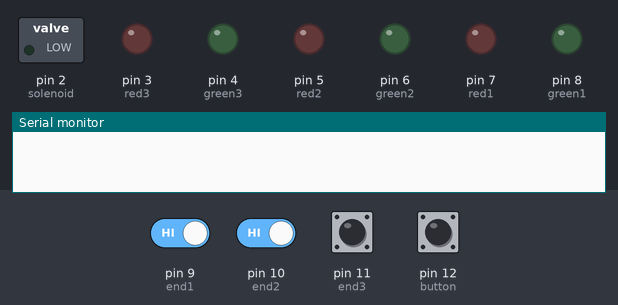
A sketch run on a simulated Arduino Uno, built with avr-gcc and run on an emulated ATmega328P. Parts: switched loads named in the sketch (green lamp = pin HIGH), output pins drawn as LEDs (lit = HIGH), the last lines printed to the serial monitor. The test bench sets the inputs (shaded band); at power-on: pin 9 (end1), pin 10 (end2), pin 11 (end3), pin 12 (button) HIGH.

Above: at 1.2 s.
1.3 s: pin 12 (button) pulled LOW for 0.15 s
At 2.1 s:
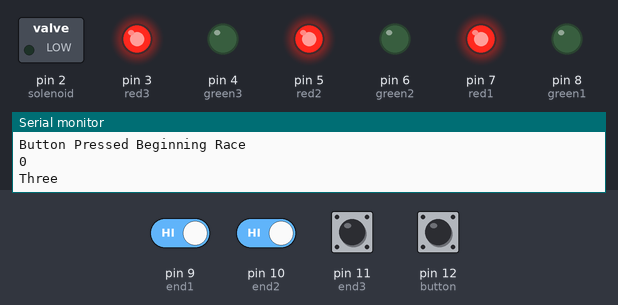
At 4.1 s:
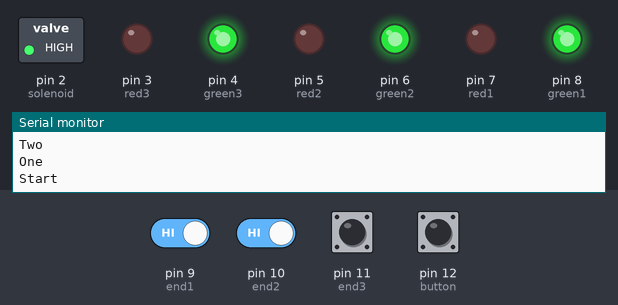
4.4 s: pin 9 (end1) driven LOW and pin 10 (end2) driven LOW
At 6.6 s:
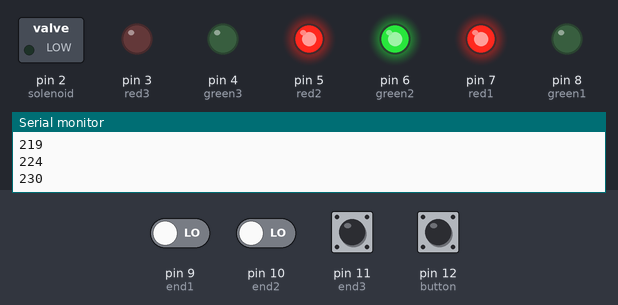
Timing chart, 0 to 8.1 s (numbered marks = the images above; inputs shaded):
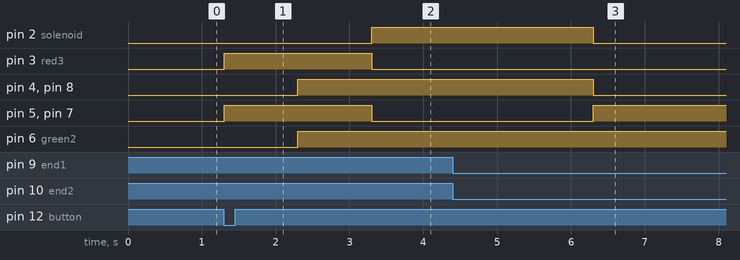

The sketch:

NerdyDerby.ino
```cpp
// Button pin
const int button = 12;

// Solenoid Pin
const int solenoid = 2;

// RGB light Pins
const int red1 = 7; const int green1 = 8; const int end1 = 9; //Lane 1
const int red2 = 5; const int green2 = 6; const int end2 = 10; //Lane 2
const int red3 = 3; const int green3 = 4; const int end3 = 11; //Lane 3

int place = 1;

bool racing = false;
bool lane1Finished = false;
bool lane2Finished = false;
bool lane3Finished = false;
int elapsedTime = 0;
int timer = 0;

void setup() {
    pinMode(button, INPUT_PULLUP);

    pinMode(solenoid, OUTPUT);

    pinMode(red1, OUTPUT);
    pinMode(red2, OUTPUT);
    pinMode(red3, OUTPUT);
    pinMode(green1, OUTPUT);
    pinMode(green2, OUTPUT);
    pinMode(green3, OUTPUT);

    pinMode(end1, INPUT_PULLUP);
    pinMode(end2, INPUT_PULLUP);
    pinMode(end3, INPUT_PULLUP);
    Serial.begin(9600);
    digitalWrite(solenoid, LOW);
    digitalWrite(red1, LOW);
    digitalWrite(red2, LOW);
    digitalWrite(red3, LOW);
    digitalWrite(green1, LOW);
    digitalWrite(green2, LOW);
    digitalWrite(green3, LOW);
}


// Cycles from red to yellow to green then waits for cars to finish.
void race() {

    // Countdown with lights then sets to yellow
    lane1("red");
    lane2("red");
    lane3("red");
    Serial.println("Three");
    delay(1000);
    lane1("yellow");
    lane2("yellow");
    lane3("yellow");
    Serial.println("Two");
    delay(1000);
    lane1("green");
    lane2("green");
    lane3("green");
    digitalWrite(solenoid, HIGH);
    Serial.println("One");
    Serial.println("Start");
    delay(3000);
    lane1("off");
    lane2("off");
    lane3("off");
    digitalWrite(solenoid, LOW);
    Serial.println("Solenoid Off");

    end();
}

void end() {
  Serial.println("End Began");

  if (place < 4) { // if all lanes finished, no need to read buttons
    timer = millis();
    elapsedTime = millis() - timer;
    Serial.println(elapsedTime);
    Serial.println("Place Less than 4");
    while ((( digitalRead(end1) == HIGH) || (digitalRead(end2) == HIGH) || (digitalRead(end3) == HIGH) ) && (elapsedTime <= 5000)) {
      elapsedTime = millis() - timer;
      Serial.println(elapsedTime);
      if (!digitalRead(end1)) {
        if(place==1) {
            lane1("green");
            place++;
        }
        else if(place == 2) {
            lane1("yellow");
            place++;
        }
        else if(place == 3) {
            lane1("red");
            place++;
        }
      }

      if (!digitalRead(end2)) {
          if(place==1) {
              lane2("green");
              place++;
          }
          else if(place == 2) {
              lane2("yellow");
              place++;
          }
          else if(place == 3) {
              lane2("red");
              place++;
          }
        }

      if (!digitalRead(end3)) {
        if(place==1) {
            lane3("green");
            place++;
        }
        else if(place == 2) {
            lane3("yellow");
            place++;
        }
        else if(place == 3) {
            lane3("red");
            place++;
        }
      }
    }
    racing = false;
  }
}

// Takes color as input and sets lane to color
void lane1(char color[]) {
    if (color == "red") {
      digitalWrite(red1, HIGH);
      digitalWrite(green1, LOW);
    }
    if (color == "yellow") {
      digitalWrite(red1, HIGH);
      digitalWrite(green1, HIGH);
    }
    if (color == "green") {
      digitalWrite(red1, LOW);
      digitalWrite(green1, HIGH);
    }
    if (color == "off") {
      digitalWrite(red1, LOW);
      digitalWrite(green1, LOW);
    }
}
void lane2(char color[]) {
    if (color == "red") {
      digitalWrite(red2, HIGH);
      digitalWrite(green2, LOW);
    }
    if (color == "yellow") {
      digitalWrite(red2, HIGH);
      digitalWrite(green2, HIGH);
    }
    if (color == "green") {
      digitalWrite(red2, LOW);
      digitalWrite(green2, HIGH);
    }
    if (color == "off") {
      digitalWrite(red2, LOW);
      digitalWrite(green2, LOW);
    }
}
void lane3(char color[]) {
    if (color == "red") {
      digitalWrite(red3, HIGH);
      digitalWrite(green3, LOW);
    }
    if (color == "yellow") {
      digitalWrite(red3, HIGH);
      digitalWrite(green3, HIGH);
    }
    if (color == "green") {
      digitalWrite(red3, LOW);
      digitalWrite(green3, HIGH);
    }
    if (color == "off") {
      digitalWrite(red3, LOW);
      digitalWrite(green3, LOW);
    }
}


void loop() {
    if ((digitalRead(button) == LOW) && !(racing)) { //Starts race if not in a race and if start button pushed
      Serial.println("Button Pressed Beginning Race");
      racing = true;
      Serial.println(timer);
      race();
    }
}
```

Measured:
- after the input at 1.3 s, pin 2 (solenoid): LOW → HIGH after 2.0 s; pin 3 (red3), pin 5 (red2), pin 7 (red1): LOW → HIGH at once, → LOW 2.0 s later; pin 4 (green3), pin 6 (green2), pin 8 (green1): LOW → HIGH after 1.0 s
- after the input at 4.4 s, pin 5 (red2), pin 7 (red1): LOW → HIGH after 1.9 s; pin 6 (green2): stays HIGH (without the input it goes to LOW after 1.9 s)
